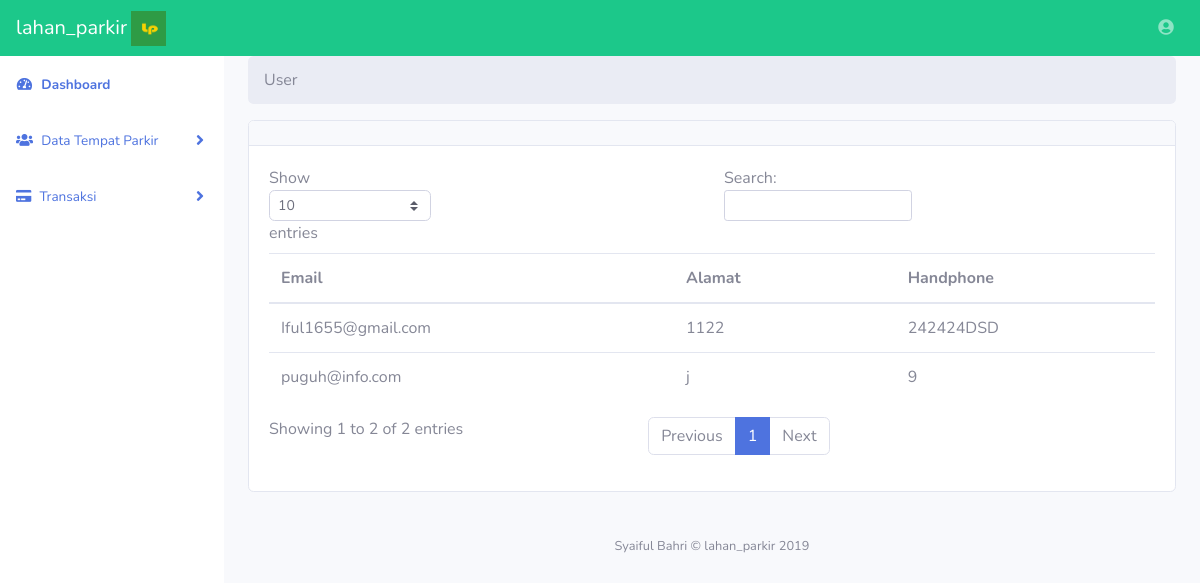
The app's page /index.php/user with its own data.
### tables this page shows
CREATE TABLE `register` (
  `register_id` varchar(11) NOT NULL,
  `email` varchar(25) NOT NULL,
  `username` varchar(25) NOT NULL,
  `password` varchar(25) NOT NULL,
  `alamat` varchar(25) NOT NULL,
  `handphone` varchar(25) NOT NULL
);

### application/controllers/User.php (called while the page is built, shortened)
<?php
class User extends CI_Controller
{
    public function __construct()
    {
        $this->load->model("register_model");
        $this->load->library('form_validation');
    }
    public function index()
    {
    $data["user"] = $this->register_model->getAll();
    $this->load->view("member/list_member" ,$data);
    }
}

### index.php (called while the page is built, shortened)
<?php
require_once BASEPATH.'core/CodeIgniter.php';

### application/models/Register_model.php (called while the page is built, shortened)
<?php defined('BASEPATH') OR exit('No direct script access allowed');
class Register_model extends CI_Model
{
    private $_table = "register";
    public function getAll()
    {
        return $this->db->get($this->_table)->result();
    }
}

### application/views/member/list_member.php (the view, shortened to what this page needs)
<!DOCTYPE html>
<html lang="en">
<head>
</head>
<body id="page-top">
	<div id="wrapper">
		<div id="content-wrapper">
			<div class="container-fluid">
				<div class="card mb-3">
					<div class="card-header">
					</div>
					<div class="card-body">
						<div class="table-responsive">
							<table class="table table-hover" id="dataTable" width="100%" cellspacing="0">
								<thead>
									<tr>
										<th>Email</th>
										<th>Alamat</th>
										<th>Handphone</th>
									</tr>
								</thead>
								<tbody>
									<?php foreach ($user as $user): ?>
									<tr>
										<td width="100">
											<?php echo $user->email ?>
										</td>
										<td width="100">
											<?php echo $user->alamat ?>
										</td>
										<td width="100">
											<?php echo $user->handphone?>
										</td>
									</tr>
									<?php endforeach; ?>
								</tbody>
							</table>
						</div>
					</div>
				</div>
			</div>
		</div>
	</div>
</body>
</html>

### records on screen
register: email "Iful1655@gmail.com", alamat "1122", handphone "242424DSD"
register: email "puguh@info.com", alamat "j", handphone "9"

### other values on screen
SITE_NAME "lahan_parkir"
$segment "User"
Date('Y') "2019"
